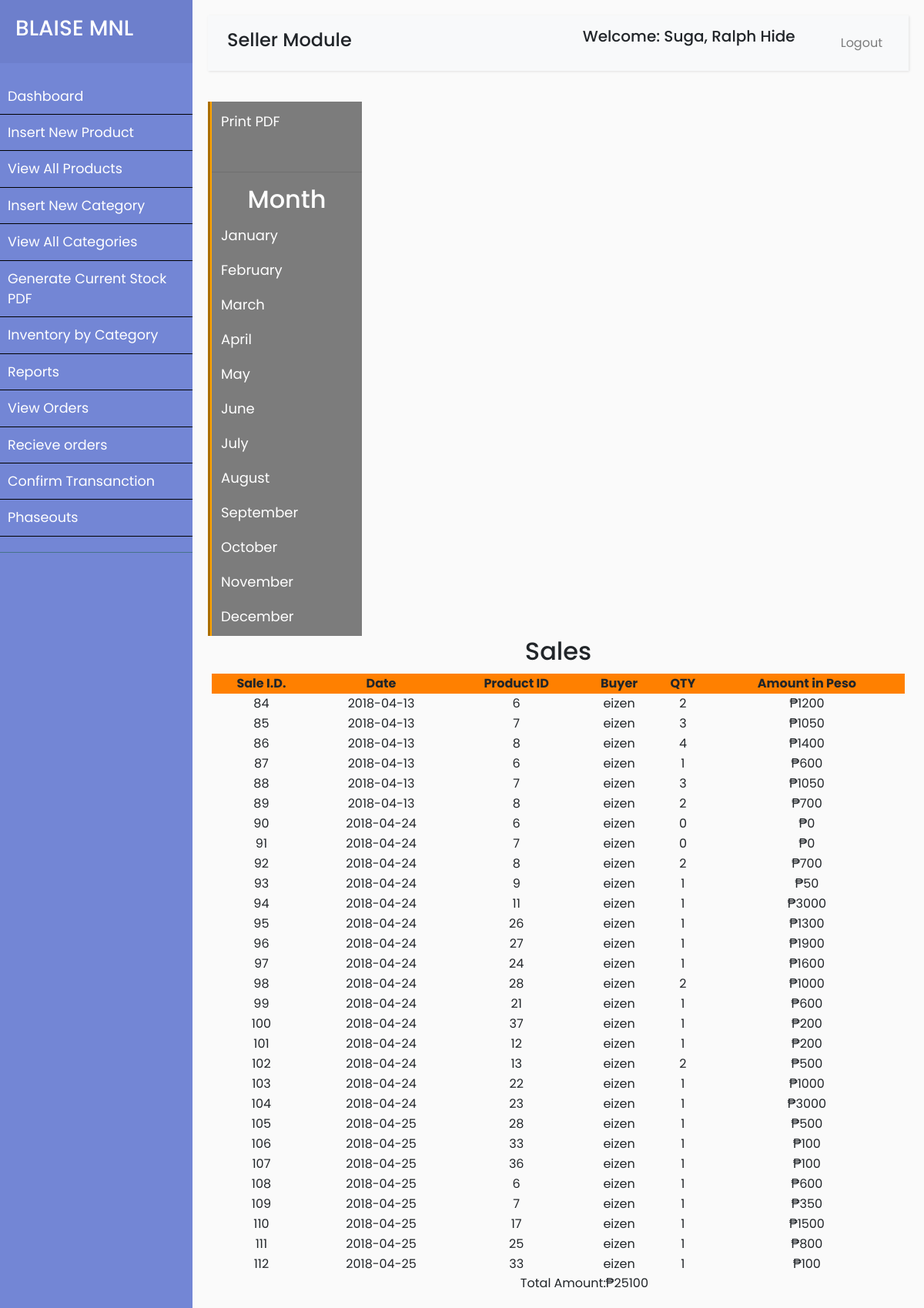
Page /sellerpage/index.php?reports (signed in) on the committed database.
### tables this page shows
CREATE TABLE `sales` (
  `sale_id` int(123) NOT NULL,
  `sale_date` varchar(123) NOT NULL,
  `sale_product_id` varchar(123) NOT NULL,
  `sale_buyer` varchar(123) NOT NULL,
  `sale_qty` varchar(123) NOT NULL,
  `sale_amount` varchar(123) NOT NULL
);

### sellerpage/reports.php (the view, shortened to what this page needs)
<?php
include ("includes/db.php");
?>
<div id="sa">
		<a href='pdftotal.php' target="_blank">Print PDF</a>
		<center>
		<br><hr></center>
		<h2 style="text-align:center;">Month</h2>
			<a href="index.php?January">January</a>
			<a href="index.php?February">February</a>
			<a href="index.php?March">March</a>
			<a href="index.php?April">April</a>
			<a href="index.php?May">May</a>
			<a href="index.php?June">June</a>
			<a href="index.php?July">July</a>
			<a href="index.php?August">August</a>
			<a href="index.php?September">September</a>
			<a href="index.php?October">October</a>
			<a href="index.php?November">November</a>
			<a href="index.php?December">December</a>
		</div>
<div align="center">
<table width="900">
<tr align="center">
		<td colspan="6"><h2>Sales</h2></td>
	</tr>
	<tr align="center" bgcolor="#ff8000" style="text-align:center;">
		<th>Sale I.D.</th>
		<th>Date</th>
		<th>Product ID</th>
		<th>Buyer</th>
		<th>QTY</th>
		<th>Amount in Peso</th>
	</tr>
<?php
$result = mysqli_query($con,'SELECT SUM(sale_amount) AS value_sum FROM sales');
$row = mysqli_fetch_assoc($result);
$sum = $row['value_sum'];
	$get_pro = "select * from sales";
	$run_pro = mysqli_query($con, $get_pro);
	while ($row_pro=mysqli_fetch_array($run_pro)){
		$pro_id = $row_pro['sale_id'];
		$pro_title = $row_pro['sale_date'];
		$pro_image = $row_pro['sale_product_id'];
		$pro_qty = $row_pro['sale_buyer'];
		$pro_price = $row_pro['sale_qty'];
		$released = $row_pro['sale_amount'];
	?>
	<tr align="center" style="text-align:center;">
		<td><?php echo $pro_id;?></td>
		<td><?php echo $pro_title;?></td>
		<td><?php echo $pro_image;?></td>
		<td><?php echo $pro_qty?></td>
		<td><?php echo $pro_price;?></td>
		<td>&#8369;<?php echo $released?></td>
	</tr>
	<?php
	}
	?>	</table>
</div>
  &nbsp;  &nbsp; &nbsp; &nbsp; &nbsp; &nbsp; &nbsp; &nbsp; &nbsp; &nbsp; &nbsp; &nbsp; &nbsp; &nbsp; &nbsp; &nbsp; &nbsp; &nbsp; &nbsp; &nbsp; &nbsp; &nbsp; &nbsp; &nbsp; &nbsp; &nbsp; &nbsp; &nbsp; &nbsp; &nbsp; &nbsp; &nbsp; &nbsp; &nbsp; &nbsp; &nbsp; &nbsp; &nbsp; &nbsp; &nbsp; &nbsp; &nbsp; &nbsp; &nbsp; &nbsp; &nbsp;  &nbsp; &nbsp;Total Amount:&#8369;<?php echo $sum?></td>

### sellerpage/css/style.css (style rules this page uses)
body { font-family: 'Poppins', sans-serif; background: #fafafa; }
a, a:hover, a:focus { color: inherit; text-decoration: none; transition: all 0.3s; }

### sellerpage/reports.php (style rules this page uses)
#sa { width:220px; color:white; float:left; width:200px; min-height:600px; border-left:5px groove orange; background-color: rgba(0, 0, 0, 0.5); }
#sa a { text-decoration:none; color:white; text-align:left; font-size:18px; padding:6px; margin:6px; display:block; }

### rows in the picture
sales: sale_id "84", sale_date "2018-04-13", sale_product "6", sale_buyer "eizen", sale_qty "2", sale_amount "1200"
sales: sale_id "85", sale_date "2018-04-13", sale_product "7", sale_buyer "eizen", sale_qty "3", sale_amount "1050"
sales: sale_id "86", sale_date "2018-04-13", sale_product "8", sale_buyer "eizen", sale_qty "4", sale_amount "1400"
sales: sale_id "87", sale_date "2018-04-13", sale_product "6", sale_buyer "eizen", sale_qty "1", sale_amount "600"
sales: sale_id "88", sale_date "2018-04-13", sale_product "7", sale_buyer "eizen", sale_qty "3", sale_amount "1050"
sales: sale_id "89", sale_date "2018-04-13", sale_product "8", sale_buyer "eizen", sale_qty "2", sale_amount "700"
sales: sale_id "90", sale_date "2018-04-24", sale_product "6", sale_buyer "eizen", sale_qty "0", sale_amount "0"
sales: sale_id "91", sale_date "2018-04-24", sale_product "7", sale_buyer "eizen", sale_qty "0", sale_amount "0"
sales: sale_id "92", sale_date "2018-04-24", sale_product "8", sale_buyer "eizen", sale_qty "2", sale_amount "700"
sales: sale_id "93", sale_date "2018-04-24", sale_product "9", sale_buyer "eizen", sale_qty "1", sale_amount "50"
sales: sale_id "94", sale_date "2018-04-24", sale_product "11", sale_buyer "eizen", sale_qty "1", sale_amount "3000"
sales: sale_id "95", sale_date "2018-04-24", sale_product "26", sale_buyer "eizen", sale_qty "1", sale_amount "1300"
sales: sale_id "96", sale_date "2018-04-24", sale_product "27", sale_buyer "eizen", sale_qty "1", sale_amount "1900"
sales: sale_id "97", sale_date "2018-04-24", sale_product "24", sale_buyer "eizen", sale_qty "1", sale_amount "1600"
sales: sale_id "98", sale_date "2018-04-24", sale_product "28", sale_buyer "eizen", sale_qty "2", sale_amount "1000"
sales: sale_id "99", sale_date "2018-04-24", sale_product "21", sale_buyer "eizen", sale_qty "1", sale_amount "600"
sales: sale_id "100", sale_date "2018-04-24", sale_product "37", sale_buyer "eizen", sale_qty "1", sale_amount "200"
sales: sale_id "101", sale_date "2018-04-24", sale_product "12", sale_buyer "eizen", sale_qty "1", sale_amount "200"
sales: sale_id "102", sale_date "2018-04-24", sale_product "13", sale_buyer "eizen", sale_qty "2", sale_amount "500"
sales: sale_id "103", sale_date "2018-04-24", sale_product "22", sale_buyer "eizen", sale_qty "1", sale_amount "1000"
sales: sale_id "104", sale_date "2018-04-24", sale_product "23", sale_buyer "eizen", sale_qty "1", sale_amount "3000"
sales: sale_id "105", sale_date "2018-04-25", sale_product "28", sale_buyer "eizen", sale_qty "1", sale_amount "500"
sales: sale_id "106", sale_date "2018-04-25", sale_product "33", sale_buyer "eizen", sale_qty "1", sale_amount "100"
sales: sale_id "107", sale_date "2018-04-25", sale_product "36", sale_buyer "eizen", sale_qty "1", sale_amount "100"
sales: sale_id "108", sale_date "2018-04-25", sale_product "6", sale_buyer "eizen", sale_qty "1", sale_amount "600"
sales: sale_id "109", sale_date "2018-04-25", sale_product "7", sale_buyer "eizen", sale_qty "1", sale_amount "350"
sales: sale_id "110", sale_date "2018-04-25", sale_product "17", sale_buyer "eizen", sale_qty "1", sale_amount "1500"
sales: sale_id "111", sale_date "2018-04-25", sale_product "25", sale_buyer "eizen", sale_qty "1", sale_amount "800"
sales: sale_id "112", sale_date "2018-04-25", sale_product "33", sale_buyer "eizen", sale_qty "1", sale_amount "100"

### other values in the picture
$sum "25100"
